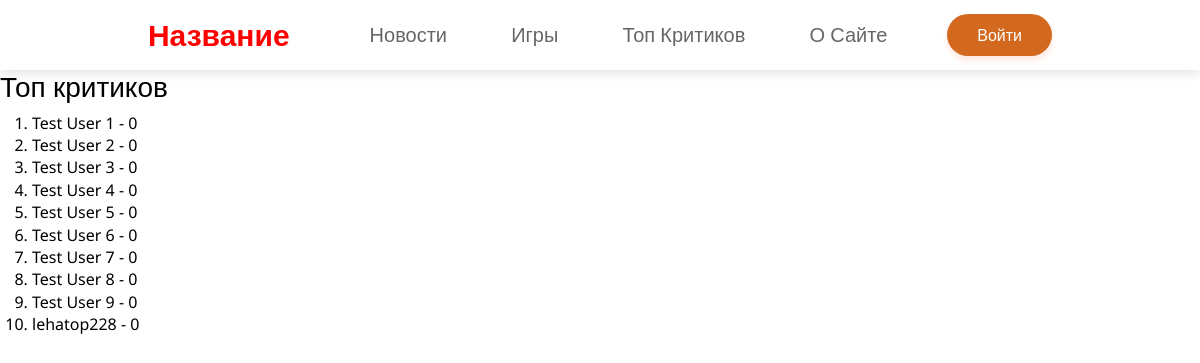
Screenshot of /top-users with the database file from the repository.
### data/users.py (models this page shows, shortened)
class User(SqlAlchemyBase, UserMixin):
    __tablename__ = 'users'
    id = sqlalchemy.Column(sqlalchemy.Integer, primary_key=True, autoincrement=True)
    login = sqlalchemy.Column(sqlalchemy.String, nullable=False, unique=True)
    name = sqlalchemy.Column(sqlalchemy.String, nullable=True)
    surname = sqlalchemy.Column(sqlalchemy.String, nullable=True)
    email = sqlalchemy.Column(sqlalchemy.String, nullable=True, unique=True)
    profile_photo = sqlalchemy.Column(sqlalchemy.String, nullable=True)
    rating = sqlalchemy.Column(sqlalchemy.Integer, default=0)
    certified = sqlalchemy.Column(sqlalchemy.Boolean, default=False)
    rank = sqlalchemy.Column(sqlalchemy.String, default='Любитель')
    hashed_password = sqlalchemy.Column(sqlalchemy.String, nullable=True)
    modified_date = sqlalchemy.Column(sqlalchemy.DateTime, default=datetime.datetime.now())
    reviews = orm.relationship('Review', back_populates='user')
    news = orm.relationship('News', back_populates='user')

### main.py (the view)
@app.route('/top-users')
def top_users():
    db_sess = db_session.create_session()
    users = db_sess.query(User).order_by(User.rating).all()
    return render_template('top_users.html', users=users)

### data/db_session.py (called while the page is built)
def create_session() -> Session:
    global __factory
    return __factory()

### templates/top_users.html (shortened to what this page needs)
{% extends "index.html" %}
{%block body%}
    <h3>Топ критиков</h3>
    <ol>
        {%for user in users%}
        <li>{{user.login}} - {{user.rating}}</li>
        {%endfor%}
    </ol>
{%endblock%}

### static/css/styles.css (style rules this page uses)
body { position: relative; font-family: 'Noto Sans', sans-serif; font-size: 16px; line-height: 1.4; color: #000; min-width: 320px; overflow-x: hidden; height: auto; }

### rows the page displays
User: login "Test User 1", rating "0"
User: login "Test User 2", rating "0"
User: login "Test User 3", rating "0"
User: login "Test User 4", rating "0"
User: login "Test User 5", rating "0"
User: login "Test User 6", rating "0"
User: login "Test User 7", rating "0"
User: login "Test User 8", rating "0"
User: login "Test User 9", rating "0"
User: login "lehatop228", rating "0"
